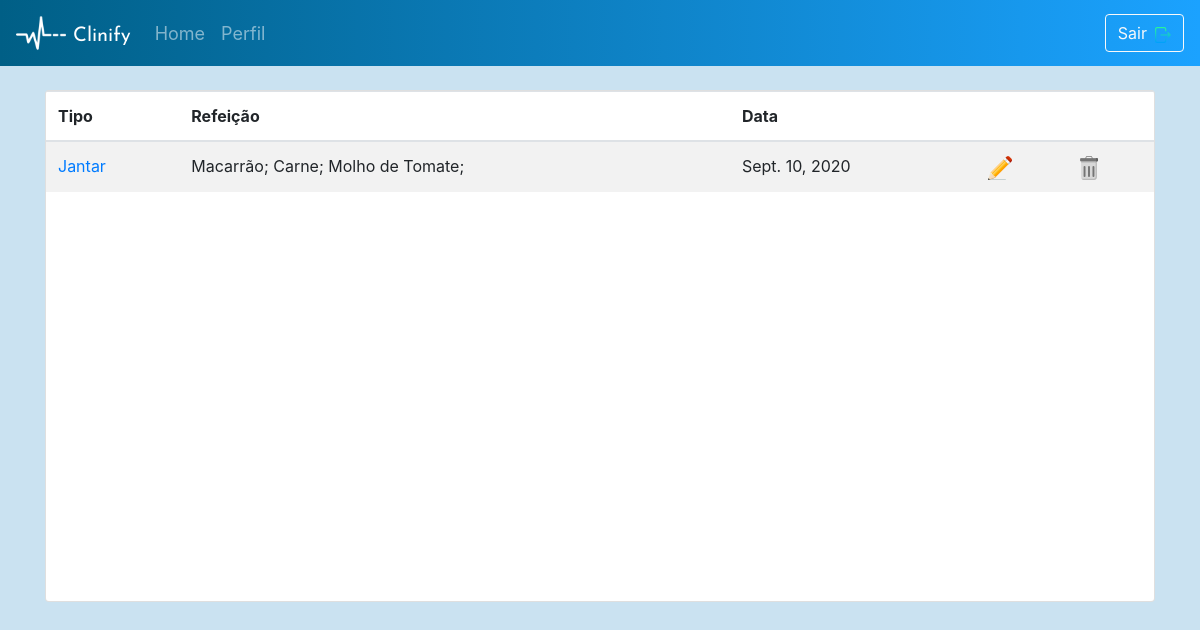
Before: /Templates/diet/list/ (signed in) with the older database file.
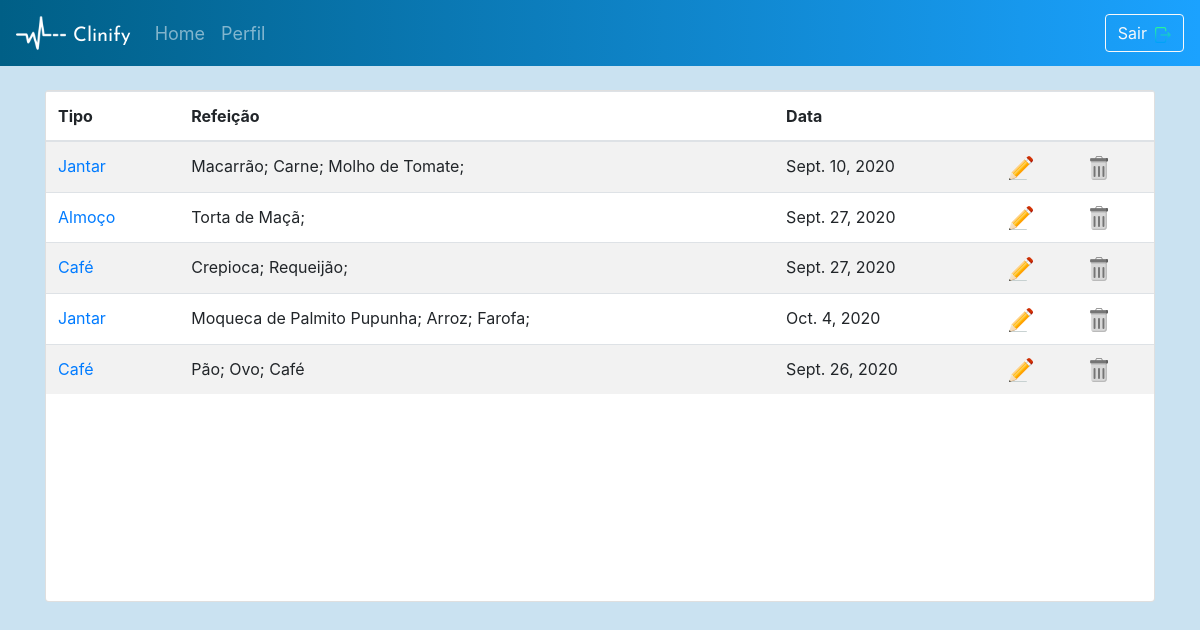
After: the same page with the newer database file.
### server_app/models.py (models this page shows, shortened)
class UserDiet(models.Model):
    CHOICE = (('Café', 'Café'), ('Almoço', 'Almoço'), ('Jantar', 'Jantar'), ('Snacks', 'Snacks'))
    user            = models.ForeignKey(User, on_delete=models.CASCADE)
    diet_include    = models.TextField(max_length=500)
    diet_date_diet  = models.DateField()
    meal            = models.CharField(null=False, max_length=10, default=None, choices=CHOICE)
    slug            = models.SlugField(default='slug')
    objects = models.Manager()

### server_app/views.py (the view)
@method_decorator(login_required(login_url="/logout/"), name='dispatch')
class DietListView(ListView): ### RETRIEVE
    template_name="diet_list.html"
    model = UserDiet
    context_object_name = 'diet'
    def get_context_data(self, **kwargs):
        context = super(DietListView, self).get_context_data(**kwargs)
        return context
    def get_queryset(self):
        queryset = super(DietListView, self).get_queryset()
        queryset = queryset.filter(user=self.request.user)
        return queryset

### Templates/diet_list.html (shortened to what this page needs)
<!DOCTYPE html>
{% extends 'base.html' %}
    {% block content %}
        {% load static %}
    </head>
    <body class="medication-screen">
        <nav class="navbar navbar-expand-md navbar-dark">
            <img class="nav-icon" src="{% static 'images\heartbeat-logo-144.png' %}">
            <a class="navbar-brand" href="https://fonts.googleapis.com/css?family=Josefin+Sans:600&display=swap" rel="stylesheet">Clinify</a>
            <div class="collapse navbar-collapse" id="navbarSupportedContent">
                <ul class="navbar-nav mr-auto">
                    <a class="nav-link" href="{% url 'home' %}">Home</a>
                    <a class="nav-link" href="{% url 'temp:profile' %}">Perfil</a>
                </ul>
                <form class="form-inline" method="POST">
                    <a href="#" data-toggle="modal" data-target="#myModal"><button class="btn btn-outline-light btn-auto">Sair<img class="pl-2" src="{% static 'images/logout.png' %}"></button></a>
                </form>
            </div>
        </nav>
        <section class="container mt-3">
            <div class="card card-med mt-4 mb-3" id="card-opacity">
                <div class="overflow-auto">
                    <table class="table table-striped overflow-auto">
                        <thead>
                            <tr>
                                <th>Tipo</th>
                                <th>Refeição</th>
                                <th>Data</th>
                                <th> </th>
                                <th> </th>
                            </tr>
                        </thead>
                        <tbody>
                            {% for userdiet in diet %}
                            <tr>
                                <td><a href="{% url 'temp:diet_detail' pk=userdiet.pk slug=userdiet.slug %}">{{ userdiet.meal }}</a></td>
                                <td>{{ userdiet.diet_include }}</td>
                                <td>{{ userdiet.diet_date_diet }}</td>
                                <td><a href="{% url 'temp:diet' pk=userdiet.pk slug=userdiet.slug %}"><img src="{% static 'images/edit.png' %}"></a></td>
                                <td><a href="{% url 'temp:diet_delete' pk=userdiet.pk slug=userdiet.slug %}"><img src="{% static 'images/trash.png' %}"></a></td>
                            </tr>
                            {% endfor %}
                        </tbody>
                    </table>
                </div>
            </div>
        </section>
        {% endblock %}

### Templates/base.html (shortened to what this page needs)
<!DOCTYPE html>
<html lang="eng">
    {% load pwa %}
    {% load static %}
    <head>
        <link rel="stylesheet" href="https://stackpath.bootstrapcdn.com/bootstrap/4.3.1/css/bootstrap.min.css"
>
        <link rel="stylesheet" type="text/css" href="{% static 'css/screens.css' %}">
        <link rel="stylesheet" href="https://maxcdn.bootstrapcdn.com/bootstrap/4.0.0/css/bootstrap.min.css">
        <link rel="stylesheet" href="https://maxcdn.bootstrapcdn.com/bootstrap/4.0.0/css/bootstrap.min.css">
        <link href="https://unpkg.com/gijgo@1.9.13/css/gijgo.min.css" rel="stylesheet" type="text/css" />
        {% block content %}
        {% endblock %}

### static/css/screens.css (style rules this page uses)
.intro-screen, .signup-screen, .forgpassword-screen, .navbar { background: linear-gradient(90deg, rgba(0,95,134,100) 0%, rgba(27,162,255,100)100%); }
.navbar-brand { padding-left: 7px; margin-top: 6px; font-size: x-large; color: white; font-family: 'Josefin Sans', sans-serif; }
.nav-icon { height: 50px; width: 50px; }
.msg-text, .profile-screen, .edit-profile, .medication-screen, .diet-screen, .appointment-screen, .exercise-screen, .home-screen, .stresslevel-screen { background-color: rgb(202, 226, 241); }
.nav-link { color: white; font-size: 18px; }
.card-med, .card-vaccine, .card-trip { height: 32rem; }
.table { text-align: left; }

Changed rows visible on the page:
added UserDiet: meal "Almoço", diet_include "Torta de Maçã;", diet_date_diet "Sept. 27, 2020"
added UserDiet: meal "Café", diet_include "Crepioca; Requeijão;", diet_date_diet "Sept. 27, 2020"
added UserDiet: meal "Jantar", diet_include "Moqueca de Palmito Pupunha; Arroz; Farofa;", diet_date_diet "Oct. 4, 2020"
added UserDiet: meal "Café", diet_include "Pão; Ovo; Café", diet_date_diet "Sept. 26, 2020"
